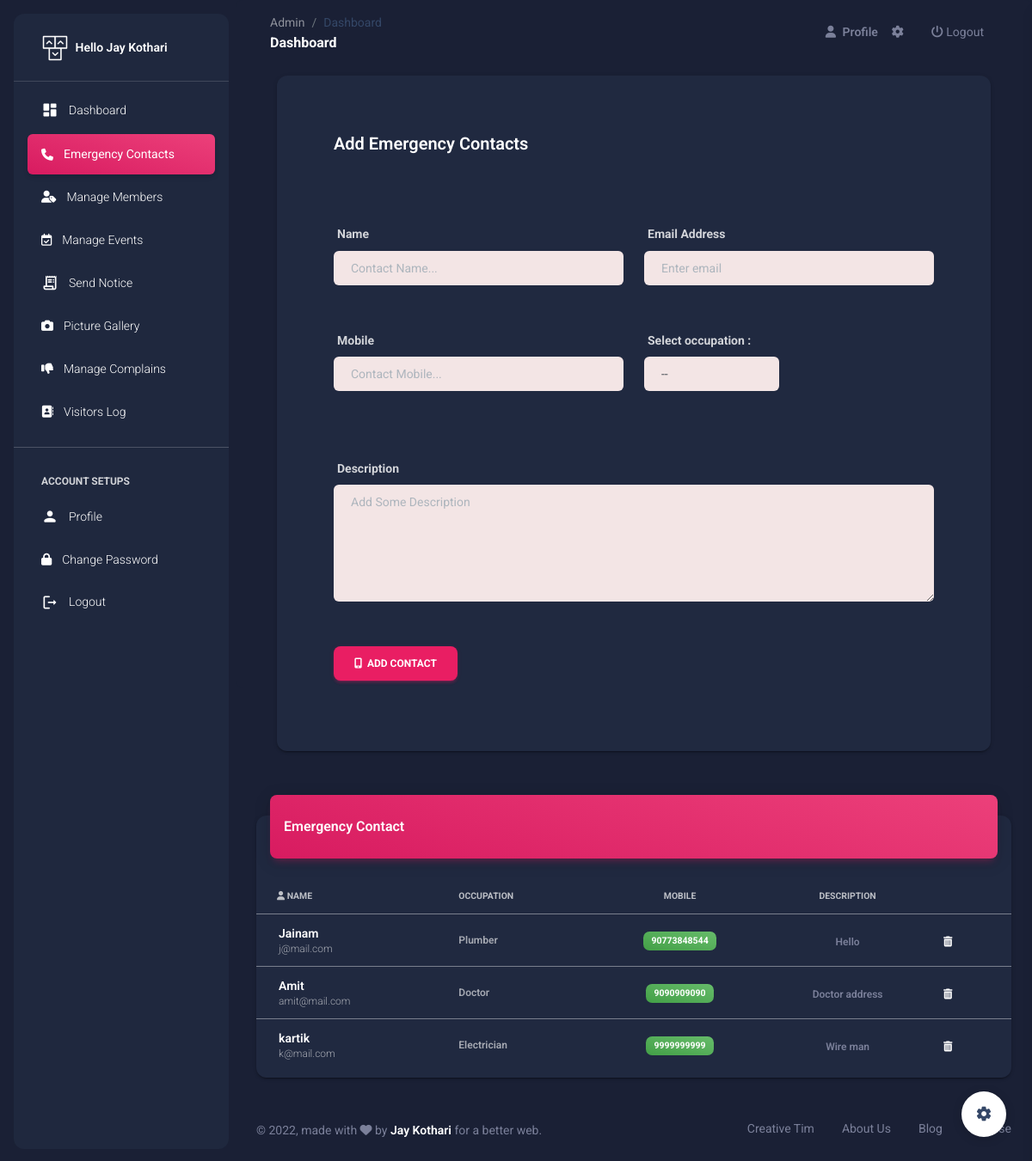
Screenshot of /Sec/emergency/ (signed in) with the database file from the repository.
### SecApp/models.py (models this page shows, shortened)
class SecUser(models.Model):
    name = models.CharField(max_length=50)
    email = models.EmailField(unique=True)
    mobile = models.CharField(max_length=15)
    password = models.CharField(max_length=50)
    pic = models.FileField(upload_to='Profile',default='avatar.png')
    setting = models.BooleanField(default=False)
    active = models.BooleanField(default=False)

class Emergency(models.Model):
    cate_choice = (
        ('Doctor','Doctor'),
        ('Plumber','Plumber'),
        ('Electrician','Electrician'),
        ('Cate','Cate'),
    )
    uid = models.ForeignKey(SecUser,on_delete=models.CASCADE)
    name = models.CharField(max_length=50)
    mobile = models.CharField(max_length=13)
    email = models.EmailField()
    occupation = models.CharField(max_length=50,choices=cate_choice)
    des = models.TextField()

### SecApp/views.py (the view, shortened to what this page needs)
# urls.py: path('emergency/',views.emergency,name='emergency'),
def emergency(request):
    uid = SecUser.objects.get(email = request.session['email'])
    contacts = Emergency.objects.all()[::-1]
    return render(request,'emergency.html',{'uid':uid,'contacts':contacts})

### SecApp/templates/emergency.html (shortened to what this page needs)
{% extends 'sec-header.html' %}
{% load static %}
{% block emergency %}
<li class="nav-item">
  <a class="nav-link text-white  active bg-gradient-primary" href="">
    <div class="text-white text-center me-2 d-flex align-items-center justify-content-center">
      <i class="fa fa-phone"></i>
    </div>
    <span class="nav-link-text ms-1">Emergency Contacts</span>
  </a>
</li>
{% endblock %}
{% block content %}
<br><br><br>
<div class="container-fluid px-2 px-md-4">
    <div class="card card-body mx-3 mx-md-4 mt-n6">
      <div class="row gx-4 mb-2">
        <div class="col-auto my-auto">
          <div class="h-100">
            <h5 class="mb-1" style="margin-left: 50px; margin-top: 50px;">
              Add Emergency Contacts
            </h5>
          </div>
        </div>
      </div>
      <div style="margin: 50px;">
      <form action="{% url 'emergency' %}" method="POST">
        <div class="row">
            <div class="form-group col-6">
                <label for="exampleInputPassword1"><b>Name</b></label>
                <input type="text" class="form-control" style="background-color: rgb(243, 229, 229); padding-left: 20px;" name="name" id="exampleInputPassword1" placeholder="Contact Name..." required>
            </div>
            <div class="form-group col-6">
                <label for="exampleInputEmail1"><b>Email Address</b></label>
                <input type="email" name="email"  class="form-control" id="exampleInputEmail1" style="background-color: rgb(243, 229, 229); padding-left: 20px;" aria-describedby="emailHelp" required placeholder="Enter email">
            </div>
        </div><br><br>
        <div class="row">
            <div class="form-group col-6">
                <label for="exampleInputPassword1"><b>Mobile</b></label>
                <input type="text" class="form-control"  style="background-color: rgb(243, 229, 229); padding-left: 20px;" name="mobile" id="exampleInputPassword1" placeholder="Contact Mobile..." required>
            </div>
            <div class="form-group col-3">
                <label for="exampleInputEmail1"><b>Select occupation : </b></label>
                <select name="occupation" style="background-color: rgb(243, 229, 229); padding-left: 20px;" class="form-control" id=""  required>
                  <option value="" selected>--</option>
                </select>
              </div>
        </div><br><br><br>
        <div class="row">
          <div class="form-group col-12">
              <label for="exampleInputPassword1"><b>Description</b></label>
              <textarea name="des" class="form-control" placeholder="Add Some Description" style="background-color: rgb(243, 229, 229); padding-left: 20px;" id="" cols="30" rows="5" required></textarea>
          </div>
      </div><br><br>
        <button type="submit" class="btn btn-primary"><i class="fa fa-mobile"></i> &nbsp;Add Contact</button>
      </form>
    </div>
    </div>
    <br><br>
  <div class="row">
    <div class="col-12">
      <div class="card my-4">
        <div class="card-header p-0 position-relative mt-n4 mx-3 z-index-2">
          <div class="bg-gradient-primary shadow-primary border-radius-lg pt-4 pb-3">
            <h6 class="text-white text-capitalize ps-3">Emergency Contact</h6>
          </div>
        </div>
        <div class="card-body px-0 pb-2">
          <div class="table-responsive p-0">
            <table class="table align-items-center mb-0">
              <thead>
                <tr>
                  <th class="text-uppercase text-secondary text-xxs font-weight-bolder opacity-7 Center"><i class="fa fa-user"></i> Name</th>
                  <th class="text-uppercase text-secondary text-xxs font-weight-bolder opacity-7 ps-2">Occupation</th>
                  <th class="text-center text-uppercase text-secondary text-xxs font-weight-bolder opacity-7">Mobile</th>
                  <th class="text-center text-uppercase text-secondary text-xxs font-weight-bolder opacity-7">Description</th>
                  <th class="text-secondary opacity-7"></th>
                </tr>
              </thead>
              <tbody>
                {% for one in contacts %}
                <tr>
                  <td>
                    <div class="d-flex px-2 py-1">
                      <div class="d-flex flex-column justify-content-center" style="margin-left: 10px;">
                        <h6 class="mb-0 text-sm">{{one.name}}</h6>
                        <a href="mailto:{{one.mail}}"><p class="text-xs text-secondary mb-0">{{one.email}}</p></a>
                      </div>
                    </div>
                  </td>
                  <td>
                    <p class="text-xs font-weight-bold mb-0">{{one.occupation}}</p>
                  </td>
                  <td class="align-middle text-center text-sm">
                    <a href="tel:{{one.mobile}}"><span class="badge badge-sm bg-gradient-success">{{one.mobile}}</span></a>
                  </td>
                  <td class="align-middle text-center">
                    <span class="text-secondary text-xs font-weight-bold">{{one.des}}</span>
                  </td>
                  <td class="align-middle">
                    <a href="{% url 'delete-emergency' one.id %}" class="text-secondary font-weight-bold text-xs" data-toggle="tooltip" data-original-title="Edit user">
                      <i class="fa fa-trash"></i>
                    </a>
                  </td>
                </tr>
                {% endfor %}
              </tbody>
            </table>
          </div>
        </div>
      </div>
    </div>
  </div>
  </div>
{% endblock %}

### SecApp/templates/sec-header.html (shortened to what this page needs)
{% load static %}
<!DOCTYPE html>
<html lang="en">
<head>
  <link href="{% static 'assets/css/nucleo-icons.css' %}" rel="stylesheet" />
  <link href="{% static 'assets/css/nucleo-svg.css' %}" rel="stylesheet" />
  <link id="pagestyle" href="{% static 'assets/css/material-dashboard.css' %}" rel="stylesheet" />
</head>
{% if uid.setting == False %}
<body class="g-sidenav-show  bg-gray-200">
{% else %}
<body class="g-sidenav-show  bg-gray-200 dark-version">
{% endif %}
  <aside class="sidenav navbar navbar-vertical navbar-expand-xs border-0 border-radius-xl my-3 fixed-start ms-3   bg-gradient-dark" id="sidenav-main">
    <div class="sidenav-header">
      <a class="navbar-brand m-0" href=" https://demos.creative-tim.com/material-dashboard/pages/dashboard " target="_blank">
        <img src="{% static 'assets/img/logo-ct.png' %}" class="navbar-brand-img h-100" alt="main_logo">
        <span class="ms-1 font-weight-bold text-white">Hello {{uid.name}}</span>
      </a>
    </div>
    <hr class="horizontal light mt-0 mb-2">
      <ul class="navbar-nav">
        {% block dashboard %}
        <li class="nav-item">
          <a class="nav-link text-white" href="{% url 'index' %}">
            <div class="text-white text-center me-2 d-flex align-items-center justify-content-center">
              <i class="material-icons opacity-10">dashboard</i>
            </div>
            <span class="nav-link-text ms-1">Dashboard</span>
          </a>
        </li>
        {% endblock %}
        {% block emergency %}{% endblock %}
        {% block add_member %}
        <li class="nav-item">
          <a class="nav-link text-white " href="{% url 'add-member' %}">
            <div class="text-white text-center me-2 d-flex align-items-center justify-content-center">
              <i class="fa fa-user-tag"></i>
            </div>
            <span class="nav-link-text ms-1">Manage Members</span>
          </a>
        </li>
        {% endblock %}
        {% block event %}
        <li class="nav-item">
          <a class="nav-link text-white " href="{% url 'add-event' %}">
            <div class="text-white text-center me-2 d-flex align-items-center justify-content-center">
              <i class="fa fa-calendar-check-o"></i>
            </div>
            <span class="nav-link-text ms-1">Manage Events</span>
          </a>
        </li>
        {% endblock %}
        {% block notice %}
        <li class="nav-item">
          <a class="nav-link text-white" href="{% url 'send-notice' %}">
            <div class="text-white text-center me-2 d-flex align-items-center justify-content-center">
              <i class="material-icons opacity-10">receipt_long</i>
            </div>
            <span class="nav-link-text ms-1">Send Notice</span>
          </a>
        </li>
        {% endblock %}
        {% block gallery %}
        <li class="nav-item">
          <a class="nav-link text-white " href="{% url 'gallery' %}">
            <div class="text-white text-center me-2 d-flex align-items-center justify-content-center">
              <i class="fas fa-camera"></i>
            </div>
            <span class="nav-link-text ms-1">Picture Gallery</span>
          </a>
        </li>
        {% endblock %}
        {% block complain %}
        <li class="nav-item">
          <a class="nav-link text-white " href="{% url 'manage-complains' %}">
            <div class="text-white text-center me-2 d-flex align-items-center justify-content-center">
              <i class="fa fa-thumbs-down"></i>
            </div>
            <span class="nav-link-text ms-1">Manage Complains</span>
          </a>
        </li>
        {% endblock %}
        <li class="nav-item">
          <a class="nav-link text-white " href="">
            <div class="text-white text-center me-2 d-flex align-items-center justify-content-center">
              <i class="fa fa-address-book"></i>
            </div>
            <span class="nav-link-text ms-1">Visitors Log</span>
          </a>
        </li>
        <hr>
        <li class="nav-item mt-3">
          <h6 class="ps-4 ms-2 text-uppercase text-xs text-white font-weight-bolder opacity-8">Account Setups</h6>
        </li>
        {% block profile %}
        <li class="nav-item">
          <a class="nav-link text-white " href="{% url 'profile' %}">
            <div class="text-white text-center me-2 d-flex align-items-center justify-content-center">
              <i class="material-icons opacity-10">person</i>
            </div>
            <span class="nav-link-text ms-1">Profile</span>
          </a>
        </li>
        {% endblock %}
        {% block password %}
        <li class="nav-item">
          <a class="nav-link text-white " href="{% url 'change-password' %}">
            <div class="text-white text-center me-2 d-flex align-items-center justify-content-center">
              <i class="fa fa-lock"></i>
            </div>
            <span class="nav-link-text ms-1">Change Password</span>
          </a>
        </li>
        {% endblock %}
        <li class="nav-item">
          <a class="nav-link text-white " href="{% url 'logout' %}">
            <div class="text-white text-center me-2 d-flex align-items-center justify-content-center">
              <i class="material-icons">logout</i>
            </div>
            <span class="nav-link-text ms-1">Logout</span>
          </a>
        </li>
      </ul>
  </aside>
  <main class="main-content position-relative max-height-vh-100 h-100 border-radius-lg ">
    <nav class="navbar navbar-main navbar-expand-lg px-0 mx-4 shadow-none border-radius-xl" id="navbarBlur" navbar-scroll="true">
      <div class="container-fluid py-1 px-3">
        <nav aria-label="breadcrumb">
          <ol class="breadcrumb bg-transparent mb-0 pb-0 pt-1 px-0 me-sm-6 me-5">
            <li class="breadcrumb-item text-sm"><a class="opacity-5 text-dark" href="javascript:;">Admin</a></li>
            <li class="breadcrumb-item text-sm text-dark active" aria-current="page">Dashboard</li>
          </ol>
          <h6 class="font-weight-bolder mb-0">Dashboard</h6>
        </nav>
        <div class="collapse navbar-collapse mt-sm-0 mt-2 me-md-0 me-sm-4" id="navbar">
          <ul class="navbar-nav  justify-content-end">
            <li class="nav-item d-flex align-items-center">
              <a href="{% url 'profile' %}" class="nav-link text-body font-weight-bold px-0">
                <i class="fa fa-user me-sm-1"></i>
                <span class="d-sm-inline d-none">Profile</span>
              </a>
            </li>
            <li class="nav-item px-3 d-flex align-items-center">
              <a href="javascript:;" class="nav-link text-body p-0">
                <i class="fa fa-cog fixed-plugin-button-nav cursor-pointer"></i>
              </a>
            </li>
            <li class="nav-item px-3 d-flex align-items-center">
                <a href="{% url 'logout' %}" class="nav-link text-body p-0">
                  <i class="fa fa-power-off"></i> Logout
                </a>
            </li>
          </ul>
        </div>
      </div>
    </nav>
{% block content %}
{% endblock %}
<footer class="footer py-4  ">
    <div class="container-fluid">
      <div class="row align-items-center justify-content-lg-between">
        <div class="col-lg-6 mb-lg-0 mb-4">
          <div class="copyright text-center text-sm text-muted text-lg-start">
            © ,
            made with <i class="fa fa-heart"></i> by
            <a href="" class="font-weight-bold" target="_blank">Jay Kothari</a>
            for a better web.
          </div>
        </div>
        <div class="col-lg-6">
          <ul class="nav nav-footer justify-content-center justify-content-lg-end">
            <li class="nav-item">
              <a href="" class="nav-link text-muted">Creative Tim</a>
            </li>
            <li class="nav-item">
              <a href="" class="nav-link text-muted">About Us</a>
            </li>
            <li class="nav-item">
              <a href="" class="nav-link text-muted">Blog</a>
            </li>
            <li class="nav-item">
              <a href="" class="nav-link pe-0 text-muted">License</a>
            </li>
          </ul>
        </div>
      </div>
    </div>
  </footer>
</main>
<div class="fixed-plugin">
<a class="fixed-plugin-button text-dark position-fixed px-3 py-2">
  <i class="material-icons py-2">settings</i>
</a>
</div>
</body>
</html>

### rows the page displays
SecUser: name "Jay Kothari"
Emergency: name "Jainam", email "j@mail.com", occupation "Plumber", mobile "90773848544", des "Hello"
Emergency: name "Amit", email "amit@mail.com", occupation "Doctor", mobile "9090909090", des "Doctor address"
Emergency: name "kartik", email "k@mail.com", occupation "Electrician", mobile "9999999999", des "Wire man"
